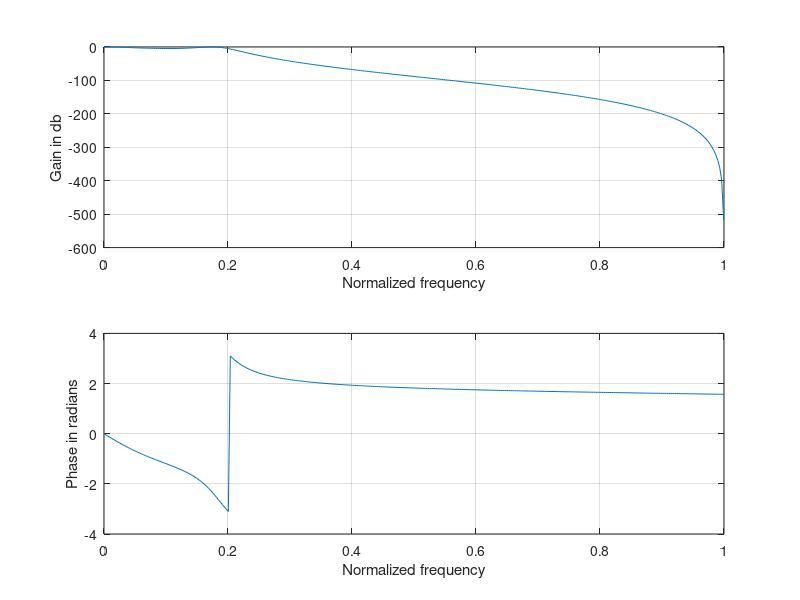

Write the MATLAB code that produced this figure.
% Να σχεδιάσετε Low-Pass filter με τις παρακάτω προδιαγραφές:
% ωs=4π/10, ap=20 dB
% ωp=2π/10, as= 2dB
% με χρήση φίλτρου Chebychev.
% Να υπολογίσετε την τάξη του φίλτρου, την συχνότητα ζώνης αποκοπής και την συνάρτηση μεταφοράς.
pkg load signal
clc;

ap = 2;
as = 20;

wp = 2*pi/10;
ws = 4*pi/10;

[n,wn] = cheb1ord(wp/pi, ws/pi, ap, as)
[b,a] = cheby1(n, ap, wn)

w = 0:0.01:pi;
[h,ph] = freqz(b, a, w);
m = 20*log(abs(h));
an = angle(h);

subplot(2,1,1);
plot(ph/pi, m);
grid;
xlabel('Normalized frequency');
ylabel('Gain in db');
subplot(2,1,2);
plot(ph/pi, an);
grid;
xlabel('Normalized frequency');
ylabel('Phase in radians');